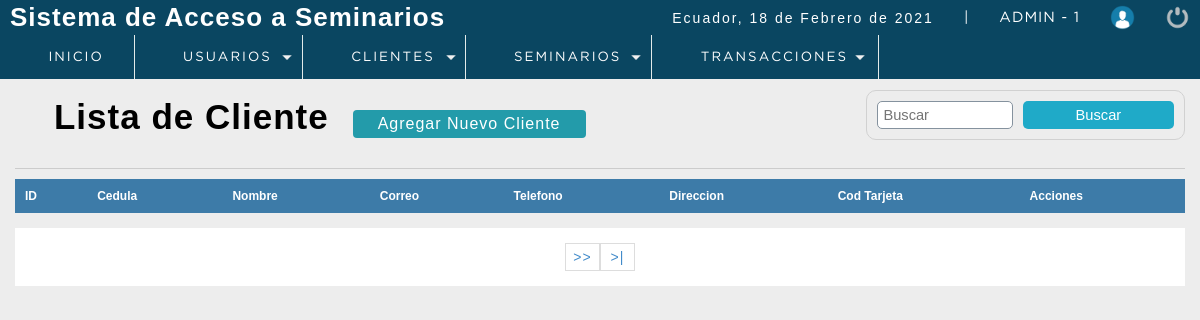
The page /sistema/lista_clientes.php (signed in) on the database as committed earlier.
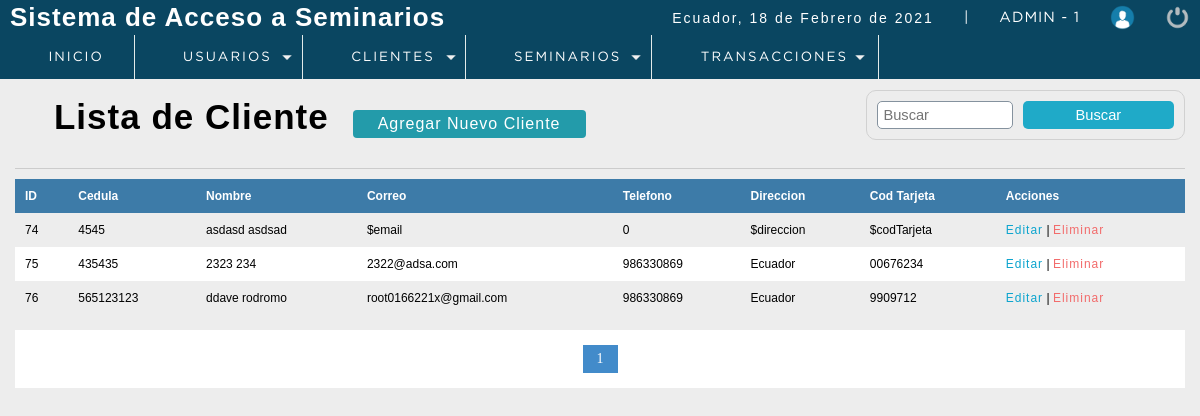
The same page on the database as committed later.
### tables this page shows
CREATE TABLE `cliente` (
  `idcliente` int(11) NOT NULL,
  `cedula` int(11) DEFAULT NULL,
  `nombre` varchar(80) DEFAULT NULL,
  `apellidos` varchar(80) NOT NULL,
  `Correo` varchar(80) DEFAULT NULL,
  `telefono` int(11) DEFAULT NULL,
  `direccion` text DEFAULT NULL,
  `dateAdd` datetime NOT NULL DEFAULT current_timestamp(),
  `usuario_id` int(11) NOT NULL,
  `status` int(11) NOT NULL DEFAULT 1,
  `cod_tarjeta` varchar(20) NOT NULL
);

### sistema/includes/functions.php (called while the page is built, shortened)
<?php
	function fechaC(){
		$mes = array("","Enero",
					  "Febrero",
					  "Marzo",
					  "Abril",
					  "Mayo",
					  "Junio",
					  "Julio",
					  "Agosto",
					  "Septiembre",
					  "Octubre",
					  "Noviembre",
					  "Diciembre");
		return date('d')." de ". $mes[date('n')] . " de " . date('Y');
	}
 ?>

### sistema/lista_clientes.php (the view, shortened to what this page needs)
<?php
 include "../conection.php";
?>
<!DOCTYPE html>
<html lang="en">
<head>
	<?php include "includes/scripts.php"?>
</head>
<body>
 <?php include "includes/header.php"?>
	<section id="container">
		<h1><i class="fas fa-list-alt"></i> Lista de Cliente</h1>
        <a href="registro_cliente.php" class="btn_new">Agregar Nuevo Cliente</a>
    <form action="buscar_cliente.php" method="get" class="form_search">
        <input type="text" name="busqueda" id="busqueda" placeholder="Buscar">
        <input type="submit" value="Buscar" class="btn_search" >
    </form>
    <hr>
        <table>
            <tr>
                <th>ID</th>
                <th>Cedula</th>
                <th>Nombre</th>
                <th>Correo</th>
                <th>Telefono</th>
                <th>Direccion</th>
                <th>Cod Tarjeta</th>
                <th>Acciones</th>
            </tr>
            <?php
           $sql_registre = mysqli_query($conection,"SELECT COUNT(*) AS total_registro FROM cliente WHERE Status =1");
           $result_registre = mysqli_fetch_array($sql_registre);
           $total_resgistros = $result_registre['total_registro'];
           $por_pagina = 8;
           if (empty($_GET['pagina'])) {
               $pagina =1;
           }
           else {
               $pagina = $_GET['pagina'];
           }
           $desde = ($pagina - 1) * $por_pagina;
           $total_paginas = ceil($total_resgistros / $por_pagina);
           $query = mysqli_query($conection,"SELECT idcliente, cedula, CONCAT(Nombre, ' ', Apellidos) AS nombre_c, Correo, telefono, direccion, cod_tarjeta
                                                                    FROM cliente  WHERE status = 1
                                                                    ORDER BY idcliente ASC LIMIT $desde, $por_pagina");
           $result = mysqli_num_rows($query);
           if ($result > 0) {
               while ($data = mysqli_fetch_array($query)) {
           ?>
            <tr>
                <td><?php echo $data["idcliente"];?></td>
                <td><?php echo $data["cedula"];?></td>
                <td><?php echo $data["nombre_c"];?></td>
                <td><?php echo $data["Correo"];?></td>
                <td><?php echo $data["telefono"];?></td>
                <td><?php echo $data["direccion"];?></td>
                <td><?php echo $data["cod_tarjeta"];?></td>
                <td>
                    <a class="link_edit" href="editar_cliente.php?id=<?php echo $data["idcliente"];?>">Editar</a>
                   <?php if ($_SESSION['rol']==1 || $_SESSION['rol']==2) {
                     ?>
                     |
                    <a class="link_delete" href="eliminar_cliente.php?id=<?php echo $data["idcliente"];?>">Eliminar</a>
                    <?php } ?>
                </td>
            </tr>
                <?php
               }
           }
            ?>
        </table>
        <div class="paginador">
                    <ul>
                    <?php
                    for ($i=1; $i <= $total_paginas; $i++) {
                        if ($i == $pagina) {
                            echo '<li class="pageSelected">'.$i.'</li>';
                        }
                        else {
                            echo '<li><a href="?pagina='.$i.'">'.$i.'</a></li>';
                        }
                    }
                    if ($pagina!=$total_paginas) {
                    ?>
                    <li><a href="?pagina=<?php echo $pagina+1;?>">>></a></li>
                    <li><a href="?pagina=<?php echo $total_paginas;?>">>|</a></li>
                        <?php
                            }
                        ?>
                    </ul>
                </div>
	</section>
</body>
</html>

### sistema/includes/scripts.php (shortened to what this page needs)
<link rel="stylesheet" type="text/css" href="css/style.css">
<?php include "functions.php"?>

### sistema/includes/header.php (shortened to what this page needs)
<header>
		<div class="header">
			<h1>Sistema de Acceso a Seminarios</h1>
			<div class="optionsBar">
				<p>Ecuador, <?php echo fechaC();  ?></p>
				<span>|</span>
				<span class="user"><?php echo $_SESSION['user'].' - '.$_SESSION['rol'] ?></span>
				<img class="photouser" src="img/user.png" alt="Usuario">
				<a href="salir.php"><img class="close" src="img/salir.png" alt="Salir del sistema" title="Salir"></a>
			</div>
		</div>
    <?php  include "nav.php" ?>
</header>

### sistema/includes/nav.php (shortened to what this page needs)
<nav>
			<ul>
				<li><a href="index.php"><i class="fas fa-laptop-house"></i> Inicio</a></li>
				<?php
					if ($_SESSION['rol'] == 1) {
				?>
				<li class="principal">
					<a href="#"><i class="fas fa-users"></i> Usuarios</a>
				</li>
				<?php }?>
				<?php
					if ($_SESSION['rol'] == 1) {
				?>
				<li class="principal">
					<a href="#"><i class="far fa-address-card"></i> Clientes</a>
				</li>
				<?php }?>
				<li class="principal">
					<a href="#"> <i class="far fa-clock"></i> Seminarios</a>
				</li>
				<li class="principal">
					<a href="#"><i class="far fa-calendar-check"></i> Transacciones</a>
				</li>
			</ul>
		</nav>

### sistema/css/style.css (style rules this page uses)
* { margin: 0; padding: 0; box-sizing: border-box; }
body { background: #ededed; }
h1, h2, h3, h4, h5, h6 { font-family: 'arial'; font-weight: bold; letter-spacing: 1px; }
h1 { font-size: 26px; }
p { font-family: 'arial'; letter-spacing: 2px; font-size: 14px; line-height: 20px; }
a { text-decoration: none; font-family: arial; letter-spacing: 1px; }
span { font-family: 'GothamBook'; letter-spacing: 1px; font-size: 14px; line-height: 20px; }
header { position: fixed; width: 100%; }
.header { color: #FFF; background: #0a4661; height: 35px; display: -webkit-flex; display: -moz-flex; display: -ms-flex; display: -o-flex; display: flex; justify-content: space-between; align-items: center; padding: 10px; }
.optionsBar { display: -webkit-flex; display: -moz-flex; display: -ms-flex; display: -o-flex; display: flex; justify-content: center; align-items: center; }
.optionsBar span { color: #FFF; font-size: 11pt; font-family: 'GothamBook'; text-transform: uppercase; margin-left: 30px; }
.photouser { margin-left: 30px; width: 25px; height: 25px; }
.close { width: 25px; height: 25px; }
.optionsBar a { display: -webkit-flex; display: -moz-flex; display: -ms-flex; display: -o-flex; display: flex; margin-left: 30px; }
nav ul { background: #0a4661; list-style: none; display: -webkit-flex; display: -moz-flex; display: -ms-flex; display: -o-flex; display: flex; justify-content: left; align-items: center; }
nav ul > li a { position: relative; }
nav a { color: #FFF; display: block; font-size: 10pt; font-family: 'GothamBook'; padding: 15px 30px; text-transform: uppercase; letter-spacing: 2px; transition: background .5s; border-right: 1px solid #e3ebea; }
nav .principal > a { background: url(../img/arrow_bottom.png) no-repeat; background-position-x: 0%; background-position-y: 0%; background-size: auto auto; background-position: 94% center; background-size: 10px; }
#container { padding: 90px 15px 15px; }
hr { border: 0; background: #CCC; height: 1px; margin: 10px 0; display: block; }
form { border: 2px solid #78909C; border-radius: 2%; background: #FFF; margin: auto; padding: 20px 50px; border: 1px solid #d1d1d1; }
input,select { display: block; width: 100%; font-size: 11pt; padding: 5px; border: 1px solid #85929e; border-radius: 5px; }
#container h1 { font-size: 35px; display: inline-block; }
.btn_new { display: inline-block; background: #239baa; color: #FFF; padding: 5px 25px; border-radius: 4px; margin: 20px; }
table { border-collapse: collapse; font-size: 12px; font-family: 'arial'; width: 100%; }
table th { text-align: left; padding: 10px; background: #3d7ba8; color: #FFF; }
table tr:nth-child(odd) { background: #FFF; }
table td { padding: 10px; }
.link_edit { color: #0ca4ce; }
.link_delete { color: #f26b6b; }
.paginador ul { padding: 15px; list-style: none; background: #FFF; margin-top: 15px; display: -webkit-flex; display: -moz-flex; display: -ms-flex; display: -o-flex; display: flex; justify-content: center; }
.paginador a, .pageSelected { color: #428bca; border: 1px solid #ddd; padding: 5px; display: inline-block; font-size: 14px; text-align: center; width: 35px; }
.pageSelected { color: #FFF; background: #428bca; border: 1px solid #428bca; }
.form_search { display: -webkit-flex; display: -moz-flex; display: -ms-flex; display: -o-flex; display: flex; float: right; background: initial; padding: 10px; border-radius: 10px; }
.form_search .btn_search { background: #1faac8; color: #FFF; padding: 0 20px; border: 0; cursor: pointer; margin-left: 10px; }

Rows that differ between the two databases and show on the page:
added cliente: idcliente "74", cedula "4545", nombre_c "asdasd asdsad", Correo "$email", telefono "0", direccion "$direccion", cod_tarjeta "$codTarjeta"
added cliente: idcliente "75", cedula "435435", nombre_c "2323 234", Correo "2322@adsa.com", telefono "986330869", direccion "Ecuador", cod_tarjeta "00676234"
added cliente: idcliente "76", cedula "565123123", nombre_c "ddave rodromo", Correo "root0166221x@gmail.com", telefono "986330869", direccion "Ecuador", cod_tarjeta "9909712"
Other text that changed with them:
new list line: "1"
